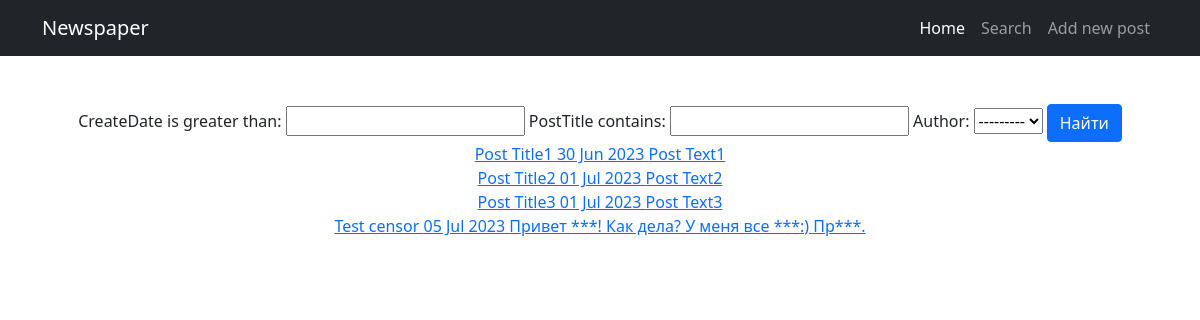
Page /news/search/ on the earlier database version.
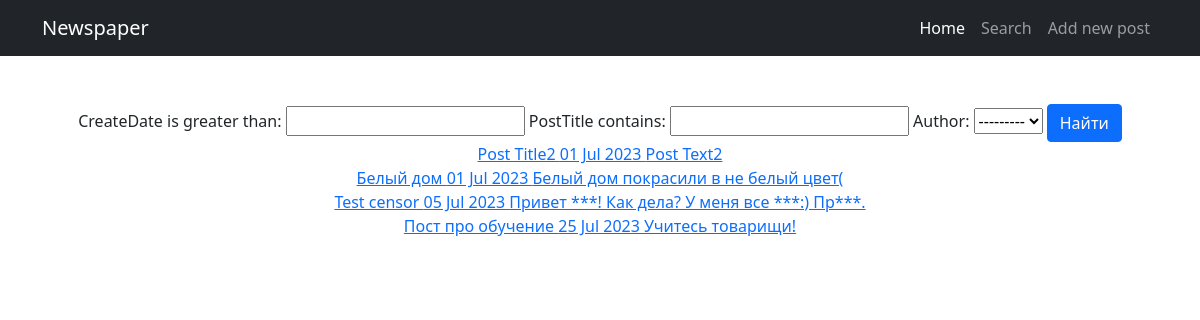
Same page on the later database version.
### news/models.py (models this page shows, shortened)
class Post(models.Model):
    author = models.ForeignKey(Author, on_delete=models.CASCADE)
    ARTICLE = 'AR'
    NEWS = 'NW'
    CHOICES = [
        (ARTICLE, 'Статья'),
        (NEWS, 'Новость')
    ]
    choice = models.CharField(max_length=2, choices=CHOICES, default=ARTICLE)
    createDate = models.DateTimeField(auto_now_add=True)
    category = models.ManyToManyField(Category, through='PostCategory')
    postTitle = models.CharField(max_length=255)
    postText = models.TextField()
    postRating = models.IntegerField(default=0)

### news/views.py (the view)
# urls.py: path('search/', SearchNews.as_view(), name='postSearch'),
class SearchNews(ListView):
    model = Post
    template_name = 'search.html'
    context_object_name = 'filter_posts'
    def get_context_data(self, **kwargs):
        context = super().get_context_data(**kwargs)
        context['filter'] = PostFilter(self.request.GET, queryset=self.get_queryset())
        return context

### news/models.py (called while the page is built)
    def __str__(self):
        return self.authorUser.username

### news/templatetags/custom_filters.py (called while the page is built)
@register.filter(name='censor')
def censor(value):
    bad_words = ['плохое_слово1', 'плохое_слово2', 'плохое_слово3', 'плохое_слово4']
    for w in bad_words:
        if w in value:
            value = value.replace(w, '***')
    return value

### templates/search.html (shortened to what this page needs)
{% extends 'default.html' %}
{% block content %}
    <form method="GET">
        {{ filter.form }}
        <input class="btn btn-primary" type="submit" value="Найти">
    </form>
    {% for post in filter.qs %}
        <div>
            <a href="{% url 'news:postDetail' post.id %}">{{ post.postTitle|censor }} {{ post.createDate|date:'d M Y' }} {{ post.postText|truncatewords:20|censor }}</a>
        </div>
    {% endfor %}
{% endblock content %}

Differences in the rows shown:
removed Post: postTitle|censor "Post Title1", createDate "30 Jun 2023", postText|censor "Post Text1"
changed Post: postTitle|censor "Post Title3" → "Белый дом"; postText|censor "Post Text3" → "Белый дом покрасили в не белый цвет("
added Post: postTitle|censor "Пост про обучение", createDate "25 Jul 2023", postText|censor "Учитесь товарищи!"
